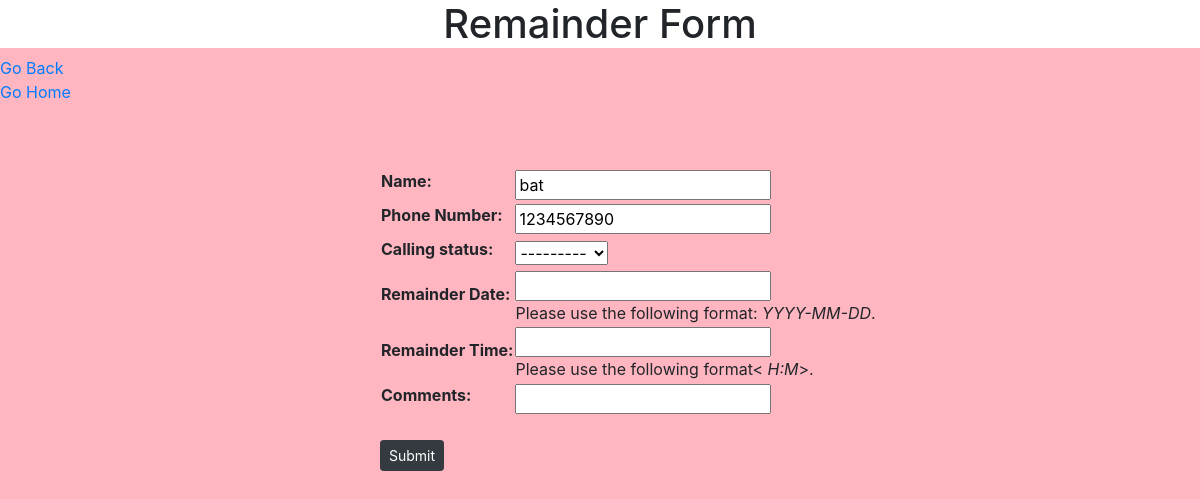
Page /WA/Report/remainder/31 on the committed database.
### WebApp/models.py (models this page shows)
class Web_Model(models.Model):
    id=models.AutoField(primary_key=True)
    Phone_Number=models.PositiveIntegerField(unique=True,help_text=" This Field is Required(*)")
    Name=models.CharField(max_length=30,help_text=" This Field is Required(*)")
    Another_name=models.CharField(max_length=30,blank=True)
    choises=('Follow-Up','Follow-Up'),('New','New')
    Calling_status=models.CharField(max_length=20,choices=choises,blank=True)
    roles=('Follow Up','Follow-Up'),('Booked SomeWhere','Booked Somewhere'),('Not Interested','Not Interested'),('Need Something','Need Something'),('GH Booking','GH Booking')
    Current_status=models.CharField(max_length=20,choices=roles,blank=True)
    Date_Of_Function=models.DateField(blank=True,null=True,help_text='use this format:<em>YYYY-MM-DD</em>')
    options=('Wedding','Wedding'),('Prewedding','Prewedding'),('Retairement','Retairement'),('Shooting','Shooting'),('Mics','Mics')
    type_function=models.CharField(max_length=20,choices=options,blank=True)
    Guests=models.PositiveIntegerField(blank=True,null=True)
    Dec_choises=('Yes','Yes'),('No','No')
    Decoration=models.CharField(max_length=10,choices=Dec_choises,blank=True)
    Food_choises=('Yes','Yes'),('No','No')
    Food=models.CharField(max_length=10,choices=Food_choises,blank=True)
    Customer_Budget=models.CharField(max_length=10,blank=True)
    Price_Quoted=models.CharField(max_length=30,blank=True)
    Price_Finalized=models.CharField(max_length=30,blank=True)
    Discount=('Yes','Yes'),('No','No')
    Discount_given=models.CharField(max_length=10,choices=Discount,blank=True)
    Comments=models.CharField(max_length=100,blank=True)
    Added_Into_System=models.DateTimeField(auto_now=True)

### WebApp/views.py (the view, shortened to what this page needs)
# urls.py: path('Report/remainder/<int:id>',Remainder),
def Remainder(request,id):
    m=Web_Model.objects.get(id=id)
    form=Remainder_Modelform(instance=m)
    remainder={'form':form}
    return render(request,'remainder.html',remainder)

### WebApp/forms.py
class Remainder_Modelform(forms.ModelForm):
    class Meta:
        model=Remainder_Model
        fields='__all__'

### templates/remainder.html (shortened to what this page needs)
<!DOCTYPE html>
<html lang="en">
<head>
    <link rel="stylesheet" href="https://maxcdn.bootstrapcdn.com/bootstrap/4.0.0/css/bootstrap.min.css">
</head>
<body style="background-color:lightpink;">
    <h1 style="text-align: center;background-color:white;">Remainder  Form</h1>
    <a href="http://127.0.0.1:8000/WA/Report/">Go Back</a><br>
    <a href="http://127.0.0.1:8000/">Go Home</a>
    <form method="POST">
        <div style="position: absolute;left: 380px;top: 15%;"><br><br>
            <table> {{ form.as_table }}</table><br>
        <button name="submit" value="submit" class="btn btn-dark btn-sm">Submit</button></div>
    </form>
</body>
</html>

### rows in the picture
Web_Model: Name "bat", Phone_Number "1234567890", Calling_status "---------"
